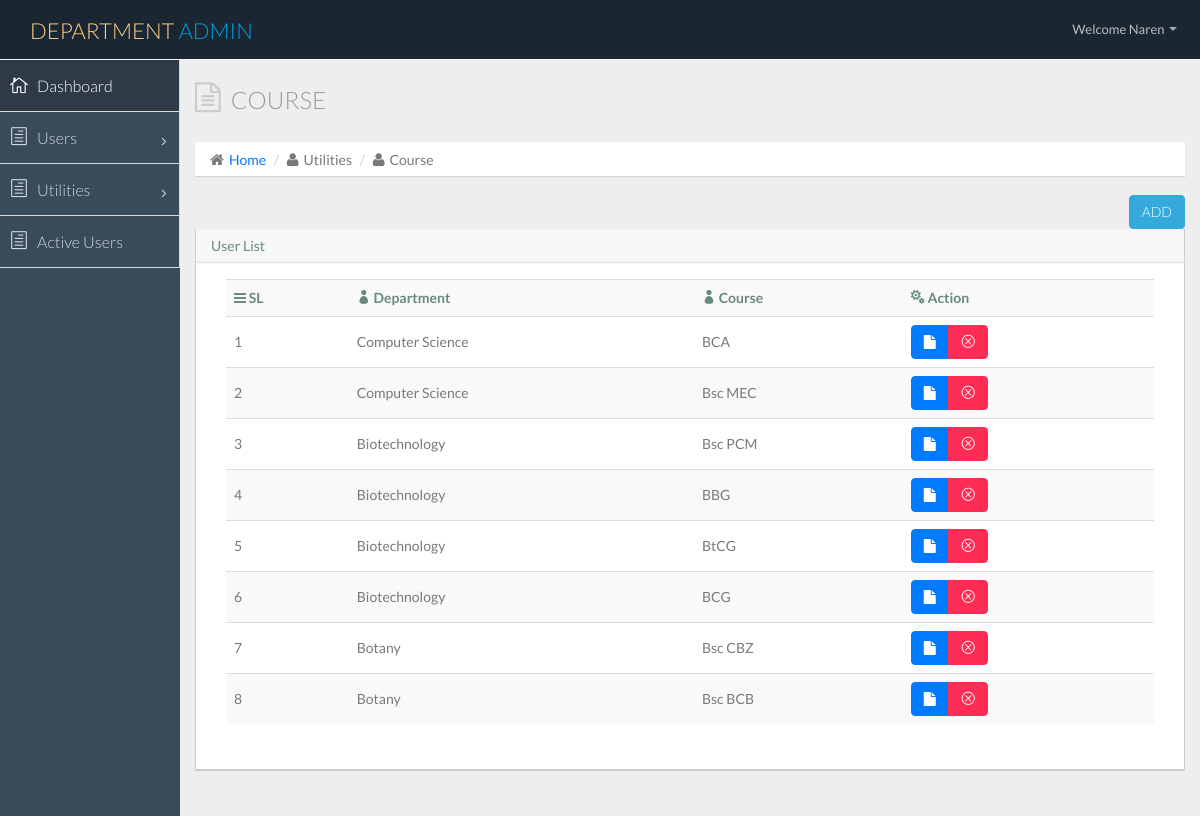
The page /course.php?td=view (signed in) on the database its author committed.
### tables this page shows
CREATE TABLE IF NOT EXISTS `course` (
  `id` int(10) NOT NULL AUTO_INCREMENT,
  `dep_id` int(10) NOT NULL,
  `course` varchar(30) NOT NULL,
  PRIMARY KEY (`id`)
);

CREATE TABLE IF NOT EXISTS `department` (
  `id` int(10) NOT NULL AUTO_INCREMENT,
  `dep_type` varchar(30) NOT NULL,
  PRIMARY KEY (`id`)
);

### course.php (the view, shortened to what this page needs)
<?php
include('DB/db.php');
?>
<?php include('includes/header.php');?>
      <section id="main-content">
          <section class="wrapper">
          	<div class="row">
				<div class="col-lg-12">
					<h3 class="page-header"><i class="fa fa-file-text-o"></i> Course </h3>
					<ol class="breadcrumb">
						<li><i class="fa fa-home"></i><a href="index.html">Home</a></li>
						<li><i class="fa fa-user"></i>Utilities</li>
						<li><i class="fa fa-user"></i>Course</li>
					</ol>
				</div>
			</div>
						<?php if(isset($_REQUEST['td']) && $_REQUEST['td']=='view'){?>
						<div class="row">
			                  <div class="col-lg-12">
			                  	<div class="row">
			                  		<div class="col-lg-12">
			                  	      <a class="btn btn-info" style="float:right;" href="course.php?td=add">ADD</a>
			                  	    </div>
			                  </div>
			                      <section class="panel">
			                  		 <header class="panel-heading">
			                           User List
			                         </header>
			                         <div class="panel-body">
			                         	<div class="col-lg-12">
				                      <section class="panel">
				                            <table class="table table-striped table-advance table-hover">
				                              <tbody>
			                              <tr>
			                              	 <th><i class="fa fa-bars"></i> SL</th>
			                                 <th><i class="icon_profile"></i> Department</th>
                                       <th><i class="icon_profile"></i> Course</th>
                                       <th><i class="icon_cogs"></i> Action</th>
                                    </tr>
			                              <?php
                                    $query=mysqli_query($link,"SELECT c.course,d.dep_type,c.id FROM course c, department d WHERE d.id=c.dep_id");
                                    $j=0;
                                    while($row=mysqli_fetch_assoc($query)){$j++;?>
			                              <tr>
			                              	 <td><?php echo $j;?></td>
			                              	 <td><?php echo $row['dep_type'];?></td>
                                       <td><?php echo $row['course'];?></td>
			                              	 <td>
			                              	 	<div class="btn-group">
			                                      <a class="btn btn-primary" href="course.php?td=update&course_id=<?php echo base64_encode($row['id']);?>"><i class="fa fa-file"></i></a>
			                                      <a class="btn btn-danger" href="includes/submit.php?course_del&course_id=<?php echo base64_encode($row['id']);?>"><i class="icon_close_alt2"></i></a>
			                                  	</div>
			                              	 </td>
			                              </tr>
			                              <?php }?>
			                           </tbody>
				                          </table>
				                      </section>
			                  </div>
			              </div>
			              <?php } else if(isset($_REQUEST['td']) && $_REQUEST['td']=='add'){?>
			              		<div class="row">
                  					<div class="col-lg-12">
                  						<div class="row">
					                  		<div class="col-lg-12">
					                  	      <a class="btn btn-info" style="float:right;" href="course.php?td=view">VIEW</a>
					                  	    </div>
			                 			 </div>
                   					   <section class="panel">
                     					     <header class="panel-heading">
                      					       Add Courses
                      					    </header>
                       			    <div class="panel-body">
                       			    	<span style="font-size:16px;color:#F00;"><?php if(isset($_REQUEST['token']) && $_REQUEST['token']=='n'){
                       			    		echo "Course Not Inserted !!!";
                       			    	} else if(isset($_REQUEST['token']) && $_REQUEST['token']=='y'){echo "Inserted Successfully !!!";}?></span>
                       		           <form class="form-horizontal" method="POST" action="includes/submit.php">
                       		           		<div class="form-group">
                                      			<label class="col-sm-2 control-label">Department</label>
                                     			    <div class="col-sm-6">
                                          				<select name="department" class="form-control m-bot15">
                                          					<option value="">-- Choose Department --</option>
                                          					<?php
		                                 			 		    $dep_query = mysqli_query($link,"SELECT * FROM department");
		                                 			 		    while($dep_res = mysqli_fetch_assoc($dep_query)){?>
		                                 			 		    <option value="<?php echo $dep_res['id'];?>"><?php echo $dep_res['dep_type'];?></option>
		                                 			 		<?php }?>
                                          				</select>
                                     				 </div>
                                 			 </div>
                       		           		<div class="form-group">
                                      			<label class="col-sm-2 control-label">Course</label>
                                     			    <div class="col-sm-6">
                                          				<input type="text" name="course" class="form-control">
                                     				 </div>
                                 			 </div>
                                 			 <div class="form-group">
                                 			 	 <div class="col-lg-offset-2 col-lg-10">
                                          				<button type="submit" name="course_submit" class="btn btn-danger">Submit</button>
                                      				</div>
                                 			 </div>
                       		           </form>
                       		        </div>
                       		    </div>
			              <?php }  else if(isset($_REQUEST['td']) && $_REQUEST['td']=='update'){
			              	    $course_id = '';
			              	    if(isset($_REQUEST['course_id']))
			              	    {
			              	    	 $course_id = base64_decode($_REQUEST['course_id']);
			              	    }
                                $result = '';
                                $query=mysqli_query($link,"SELECT * FROM course WHERE id='$course_id'");
                                while($res=mysqli_fetch_assoc($query))
                                {
                                	$result = $res['course'];
                                	$dep = $res['dep_id'];
                                }
			              	?>
			              		<div class="row">
                  					<div class="col-lg-12">
                  						<div class="row">
					                  		<div class="col-lg-12">
					                  	      <a class="btn btn-info" style="float:right;" href="course.php?td=view">VIEW</a>
					                  	    </div>
			                 			 </div>
                   					   <section class="panel">
                     					     <header class="panel-heading">
                      					       Add Courses
                      					    </header>
                       			    <div class="panel-body">
                       			    	<span style="font-size:16px;color:#F00;"><?php if(isset($_REQUEST['token']) && $_REQUEST['token']=='y'){echo "Updated Successfully !!!";}?></span>
                       		           <form class="form-horizontal" method="POST" action="includes/submit.php">
                       		                <div class="form-group">
                                      			<label class="col-sm-2 control-label">Department</label>
                                     			    <div class="col-sm-6">
                                          				<select name="department" class="form-control m-bot15">
                                          					<?php
		                                 			 		    $dep_query = mysqli_query($link,"SELECT * FROM department");
		                                 			 		    while($dep_res = mysqli_fetch_assoc($dep_query)){?>
		                                 			 		    <option value="<?php echo $dep_res['id'];?>" <?php if($dep_res['id'] == $dep){echo "selected";}?>><?php echo $dep_res['dep_type'];?></option>
		                                 			 		<?php }?>
                                          				</select>
                                     				 </div>
                                 			 </div>
                       		           		<div class="form-group">
                                      			<label class="col-sm-2 control-label">Course</label>
                                     			    <div class="col-sm-6">
                                          				<input type="text" name="course" value="<?php echo $result;?>" class="form-control">
                                          				<input type="hidden" name="course_id" value="<?php echo $course_id;?>"/>
                                     				 </div>
                                 			 </div>
                                 			 <div class="form-group">
                                 			 	 <div class="col-lg-offset-2 col-lg-10">
                                          				<button type="submit" name="course_update" class="btn btn-danger">Update</button>
                                      				</div>
                                 			 </div>
                       		           </form>
                       		        </div>
                       		    </div>
			              <?php }?>
                         </div>
                      </section>
          </section>
      </section>
<?php include('includes/footer.php');?>
</html>

### includes/header.php (shortened to what this page needs)
<!DOCTYPE html>
<html lang="en">
  <head>
    <link href="css/bootstrap.min.css" rel="stylesheet">
    <link href="css/bootstrap-theme.css" rel="stylesheet">
    <link href="css/elegant-icons-style.css" rel="stylesheet" />
    <link href="css/font-awesome.min.css" rel="stylesheet" />
    <link href="css/style.css" rel="stylesheet">
    <link href="css/style-responsive.css" rel="stylesheet" />
  </head>
  <body>
  <section id="container" class="">
      <header class="header dark-bg">
            <div class="toggle-nav">
            </div>
            <a href="dep_admin.php" class="logo">Department <span class="lite">Admin</span></a>
            <div class="top-nav notification-row">
                <ul class="nav pull-right top-menu">
                    <li class="dropdown">
                        <a data-toggle="dropdown" class="dropdown-toggle" href="#">
                            <span class="username">Welcome <?php
                            	if(isset($_SESSION['dep_admin_name']) && $_SESSION['dep_admin_name'] !='')
                            	{
                            		echo $_SESSION['dep_admin_name'];
                            	}
                            	else
                            	{
                            		header('location:index.php');
                            	}
                            ?>
                            </span>
                            <b class="caret"></b>
                        </a>
                    </li>
                </ul>
            </div>
      </header>
      <aside>
          <div id="sidebar"  class="nav-collapse ">
              <ul class="sidebar-menu">
                   <li class="active">
                      <a class="" href="dep_admin.php">
                          <i class="icon_house_alt"></i>
                          <span>Dashboard</span>
                      </a>
                  </li>
                   <li class="sub-menu">
                      <a href="javascript:;" class="">
                          <i class="icon_document_alt"></i>
                          <span>Users</span>
                          <span class="menu-arrow arrow_carrot-right"></span>
                      </a>
                  </li>
				          <li class="sub-menu">
                      <a href="javascript:;" class="">
                          <i class="icon_document_alt"></i>
                          <span>Utilities</span>
                          <span class="menu-arrow arrow_carrot-right"></span>
                      </a>
                  </li>
                  <li class="sub-menu">
                      <a href="active_users.php" class="">
                          <i class="icon_document_alt"></i>
                          <span>Active Users</span>
                      </a>
                  </li>
              </ul>
          </div>
      </aside>

### includes/footer.php (shortened to what this page needs)
</body>

### rows shown on the page
course: department.dep_type "Computer Science", course "BCA"
course: department.dep_type "Computer Science", course "Bsc MEC"
course: department.dep_type "Biotechnology", course "Bsc PCM"
course: department.dep_type "Biotechnology", course "BBG"
course: department.dep_type "Biotechnology", course "BtCG"
course: department.dep_type "Biotechnology", course "BCG"
course: department.dep_type "Botany", course "Bsc CBZ"
course: department.dep_type "Botany", course "Bsc BCB"

### other values the page prints
$_SESSION['dep_admin_name'] "Naren"
